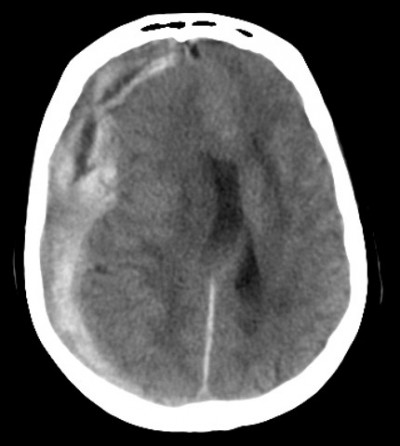
#> input picture data/sdh/sdh_fixed12.png, 400 x 446 px; its folder holds 4 pictures in this run
$ python sharpening.py
#> lines starting #> are read from the running program, lines starting #| are printed output that depends on the picture
from multiprocessing import Pool
import cv2
import glob
import numpy as np

def sharpen(img_path):
#> called with img_path = 'data/sdh/sdh_fixed12.png'
    img = cv2.imread(img_path)
#> img is the input picture: shape (446, 400, 3); min 0, max 255, mean 91.5

    kernel = np.array([[-1,-1,-1], [-1,9,-1], [-1,-1,-1]])
    sharpened = cv2.filter2D(img, -1, kernel)
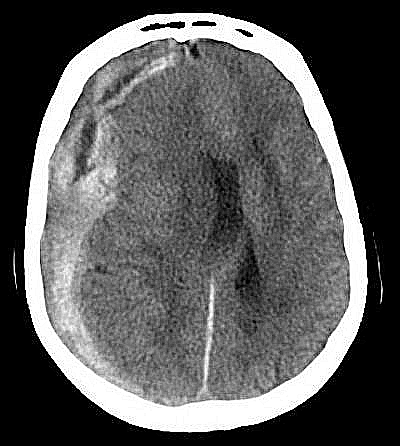
#> sharpened: shape (446, 400, 3); min 0, max 255, mean 90.6

    img_name = img_path.split('/')[-1]

    cv2.imwrite('data/sdh_sharp/{}'.format(img_name), sharpened)

if __name__ == '__main__':

    pool = Pool(4)
    paths = glob.glob("data/sdh/*")

    pool.map(sharpen,paths)
#> call 2 of sharpen, with img_path = 'data/sdh/sdh_fixed13.png'
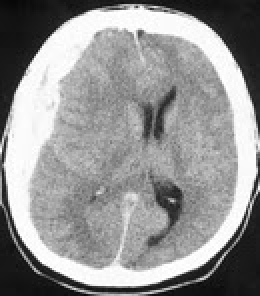
#> input picture data/sdh/sdh_fixed13.png, 130 x 148 px (shown 2 times larger)
#> in sharpen, img is the input picture: shape (148, 130, 3); min 7, max 255, mean 147.4
#> in sharpen (call 2), `sharpened = cv2.filter2D(img, -1, kernel)`:
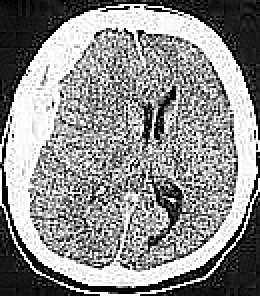
#> sharpened: shape (148, 130, 3) (shown 2 times larger); min 0, max 255, mean 141.8
#> call 3 of sharpen, with img_path = 'data/sdh/sdh_fixed14.png'
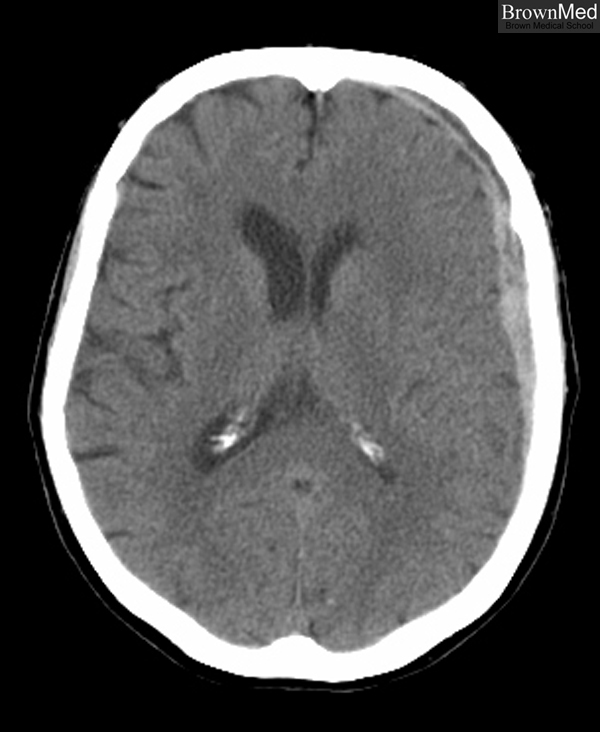
#> input picture data/sdh/sdh_fixed14.png, 600 x 732 px
#> in sharpen, img is the input picture: shape (732, 600, 3); min 0, max 255, mean 84.7
#> in sharpen (call 3), `sharpened = cv2.filter2D(img, -1, kernel)`:
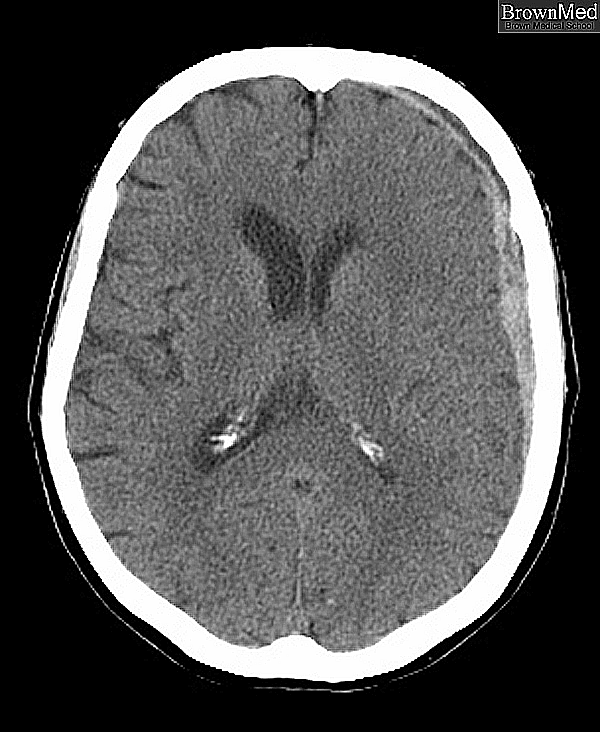
#> sharpened: shape (732, 600, 3); min 0, max 255, mean 84.8
#> call 4 of sharpen, with img_path = 'data/sdh/sdh_fixed17.png'
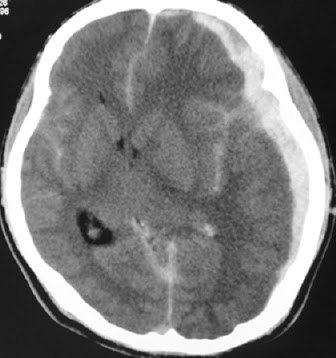
#> input picture data/sdh/sdh_fixed17.png, 336 x 358 px
#> in sharpen, img is the input picture: shape (358, 336, 3); min 13, max 255, mean 120.7
#> in sharpen (call 4), `sharpened = cv2.filter2D(img, -1, kernel)`:
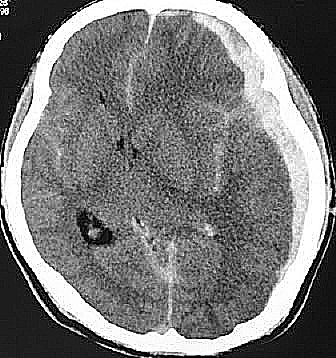
#> sharpened: shape (358, 336, 3); min 0, max 255, mean 119.7
